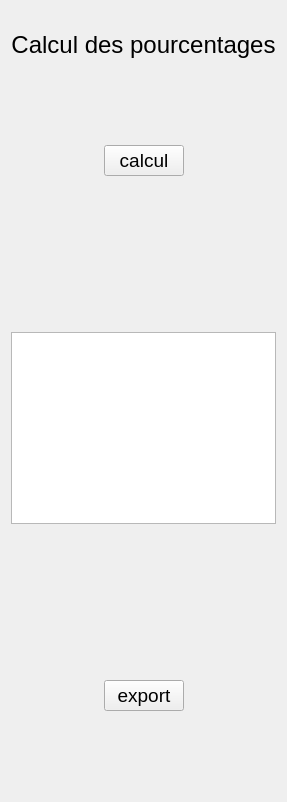
      <widget class="QWidget" name="page_2">
       <layout class="QGridLayout" name="gridLayout_3">
        <item row="5" column="1">
         <spacer name="verticalSpacer_8">
          <property name="orientation">
           <enum>Qt::Vertical</enum>
          </property>
          <property name="sizeType">
           <enum>QSizePolicy::Minimum</enum>
          </property>
          <property name="sizeHint" stdset="0">
           <size>
            <width>20</width>
            <height>150</height>
           </size>
          </property>
         </spacer>
        </item>
        <item row="6" column="0" colspan="3">
         <widget class="QTableView" name="tableView_page2"/>
        </item>
        <item row="2" column="0" colspan="3" alignment="Qt::AlignHCenter">
         <widget class="QLabel" name="titre_page2">
          <property name="sizePolicy">
           <sizepolicy hsizetype="Minimum" vsizetype="Fixed">
            <horstretch>0</horstretch>
            <verstretch>0</verstretch>
           </sizepolicy>
          </property>
          <property name="font">
           <font>
            <pointsize>18</pointsize>
           </font>
          </property>
          <property name="layoutDirection">
           <enum>Qt::LeftToRight</enum>
          </property>
          <property name="autoFillBackground">
           <bool>true</bool>
          </property>
          <property name="text">
           <string>Calcul des pourcentages</string>
          </property>
          <property name="scaledContents">
           <bool>false</bool>
          </property>
          <property name="alignment">
           <set>Qt::AlignCenter</set>
          </property>
          <property name="wordWrap">
           <bool>false</bool>
          </property>
         </widget>
        </item>
        <item row="4" column="1">
         <widget class="QPushButton" name="calcul_page2">
          <property name="font">
           <font>
            <pointsize>14</pointsize>
           </font>
          </property>
          <property name="text">
           <string>calcul</string>
          </property>
         </widget>
        </item>
        <item row="9" column="1">
         <spacer name="verticalSpacer_9">
          <property name="orientation">
           <enum>Qt::Vertical</enum>
          </property>
          <property name="sizeType">
           <enum>QSizePolicy::Minimum</enum>
          </property>
          <property name="sizeHint" stdset="0">
           <size>
            <width>20</width>
            <height>80</height>
           </size>
          </property>
         </spacer>
        </item>
        <item row="8" column="1">
         <widget class="QPushButton" name="export_page2">
          <property name="font">
           <font>
            <pointsize>14</pointsize>
           </font>
          </property>
          <property name="text">
           <string>export</string>
          </property>
         </widget>
        </item>
        <item row="4" column="2">
         <spacer name="horizontalSpacer_4">
          <property name="orientation">
           <enum>Qt::Horizontal</enum>
          </property>
          <property name="sizeHint" stdset="0">
           <size>
            <width>40</width>
            <height>20</height>
           </size>
          </property>
         </spacer>
        </item>
        <item row="0" column="1">
         <spacer name="verticalSpacer_6">
          <property name="orientation">
           <enum>Qt::Vertical</enum>
          </property>
          <property name="sizeType">
           <enum>QSizePolicy::Minimum</enum>
          </property>
          <property name="sizeHint" stdset="0">
           <size>
            <width>20</width>
            <height>20</height>
           </size>
          </property>
         </spacer>
        </item>
        <item row="3" column="1">
         <spacer name="verticalSpacer_7">
          <property name="orientation">
           <enum>Qt::Vertical</enum>
          </property>
          <property name="sizeType">
           <enum>QSizePolicy::Minimum</enum>
          </property>
          <property name="sizeHint" stdset="0">
           <size>
            <width>20</width>
            <height>80</height>
           </size>
          </property>
         </spacer>
        </item>
        <item row="4" column="0">
         <spacer name="horizontalSpacer_3">
          <property name="orientation">
           <enum>Qt::Horizontal</enum>
          </property>
          <property name="sizeHint" stdset="0">
           <size>
            <width>40</width>
            <height>20</height>
           </size>
          </property>
         </spacer>
        </item>
        <item row="7" column="1">
         <spacer name="verticalSpacer_10">
          <property name="orientation">
           <enum>Qt::Vertical</enum>
          </property>
          <property name="sizeType">
           <enum>QSizePolicy::Minimum</enum>
          </property>
          <property name="sizeHint" stdset="0">
           <size>
            <width>20</width>
            <height>150</height>
           </size>
          </property>
         </spacer>
        </item>
       </layout>
      </widget>
